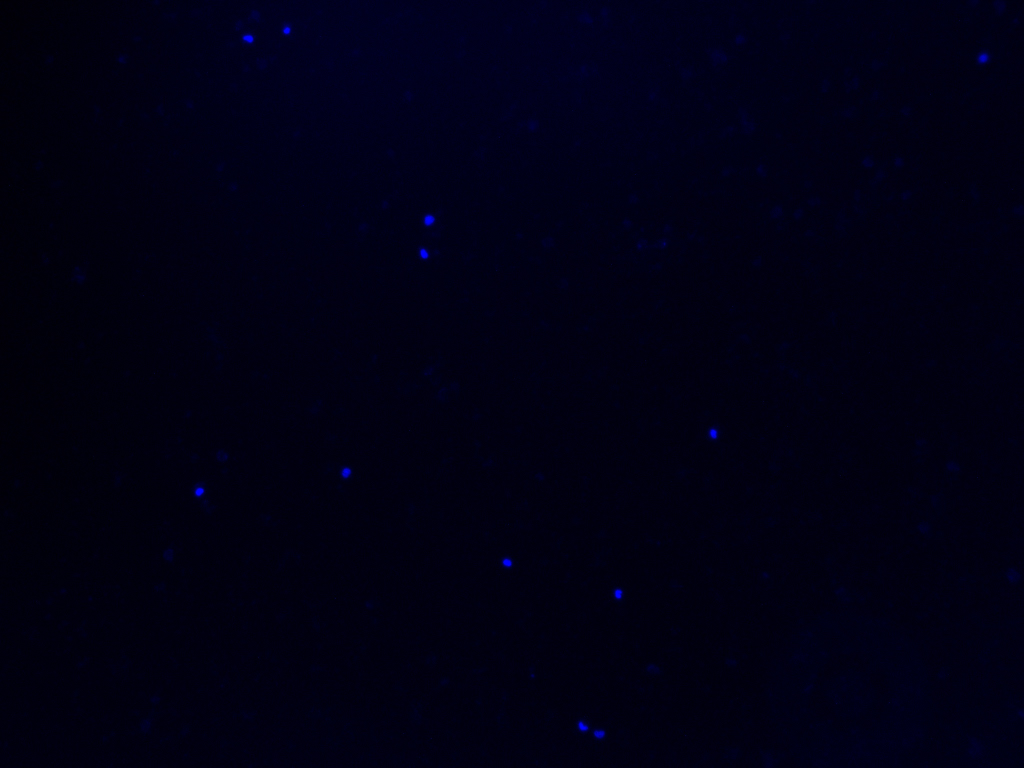
#> input picture Cell_Death/Code_sample/original/sunitinib triplicate1 wt concen2_0000.jpg, 2048 x 1536 px (shown at 1/2 size)
$ python process.py --input_file '../../Cell_Death/Code_sample/original/sunitinib triplicate1 wt concen2_0000.jpg'
#> lines starting #> are read from the running program, lines starting #| are printed output that depends on the picture
import os
import cv2
import copy
import numpy as np

from skimage import io
from argparse import ArgumentParser

def Makedirs(d):
    if not os.path.exists(d):
        os.makedirs(d)

DEBUG = False

def GetAnswer(input_file, seg_file, output_file, process_id):
    Makedirs(f"./tmp/tmp_{process_id}")

    if DEBUG: print("Transfering images forward")
    img_in_1 = cv2.imread(input_file, cv2.IMREAD_GRAYSCALE)
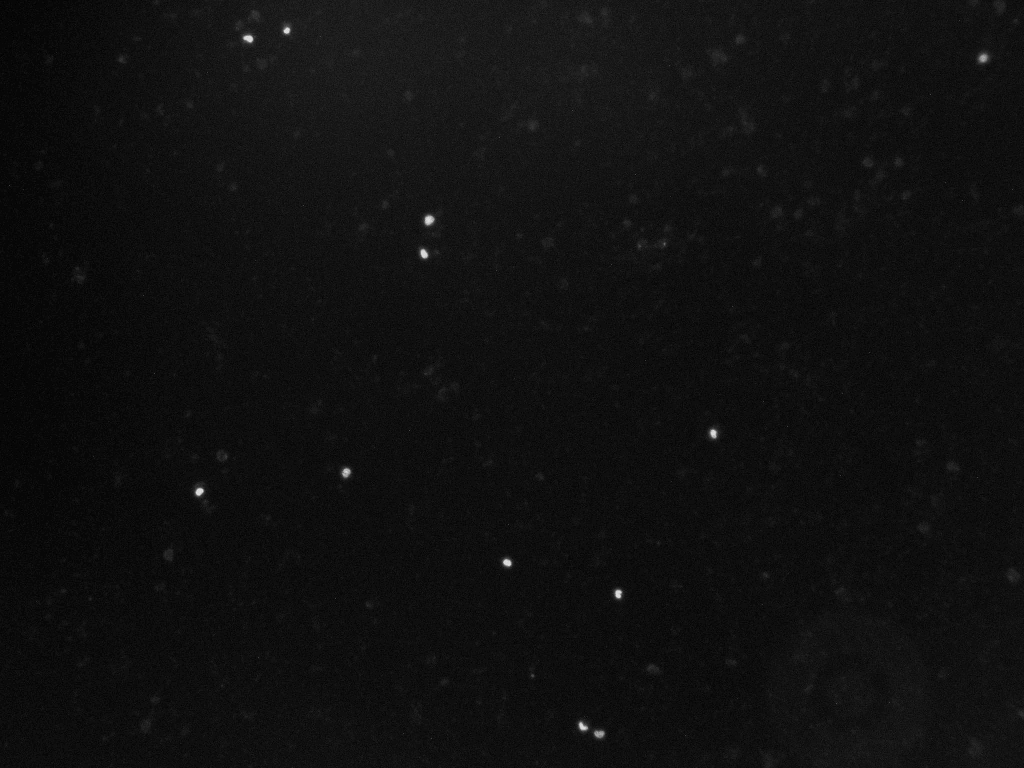
#> img_in_1: shape (1536, 2048) (shown at 1/2 size); min 0, max 34, mean 2.2; drawn with min black and max white

    sz_x, sz_y = img_in_1.shape
#> sz_x = 1536; sz_y = 2048
    sz_min = min(sz_x, sz_y)
#> sz_min = 1536
    dx, dy = (sz_x - sz_min) // 2, (sz_y - sz_min) // 2
#> dx = 0; dy = 256
    img_in_1 = img_in_1[dx:sz_x - dx, dy:sz_y - dy]
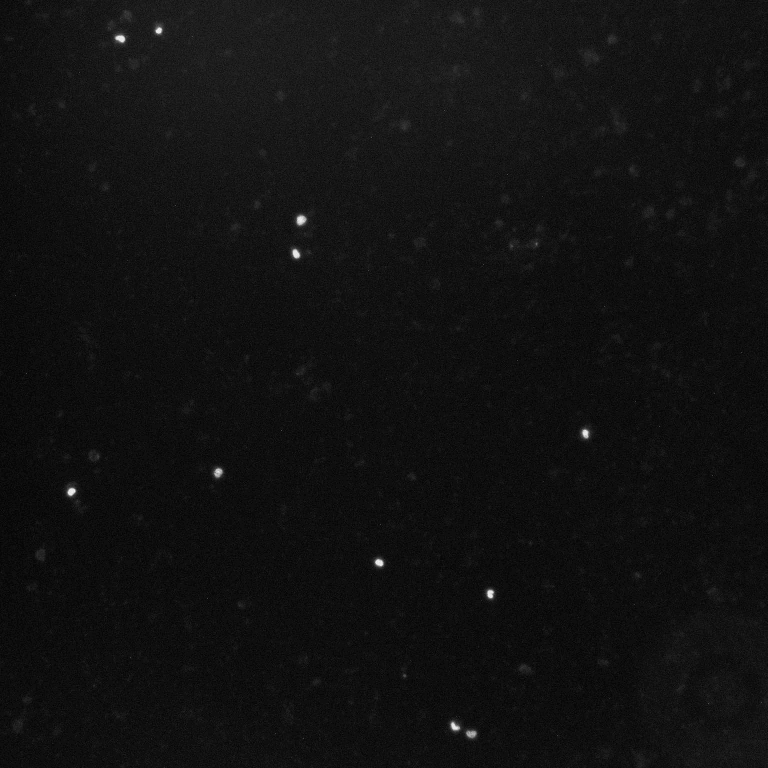
#> img_in_1: shape (1536, 1536) (shown at 1/2 size); min 0, max 32, mean 2.3; drawn with min black and max white

    img_in_2 = cv2.imread(seg_file)

#> (the run stopped early here; a loop or call above may not have finished)

$ run again, on Cell_Death/Code_sample/original/sunitinib triplicate1 wt concen4_0000.jpg
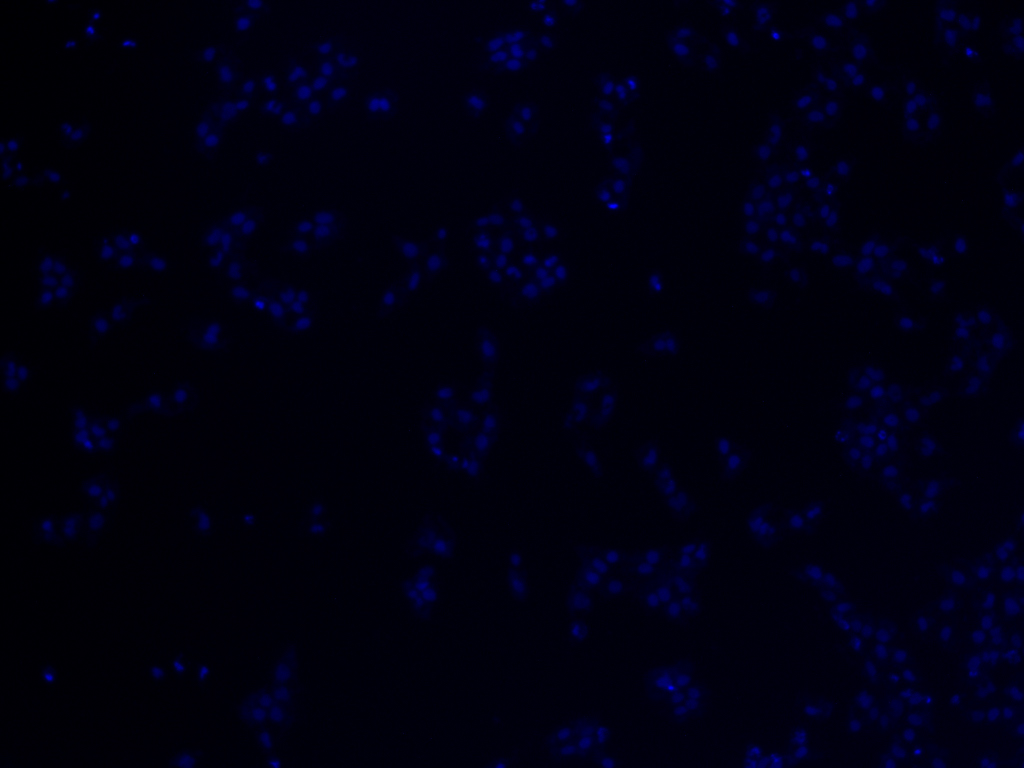
#> input picture Cell_Death/Code_sample/original/sunitinib triplicate1 wt concen4_0000.jpg, 2048 x 1536 px (shown at 1/2 size)
#> in GetAnswer, `img_in_1 = cv2.imread(input_file, cv2.IMREAD_GRAYSCALE)`:
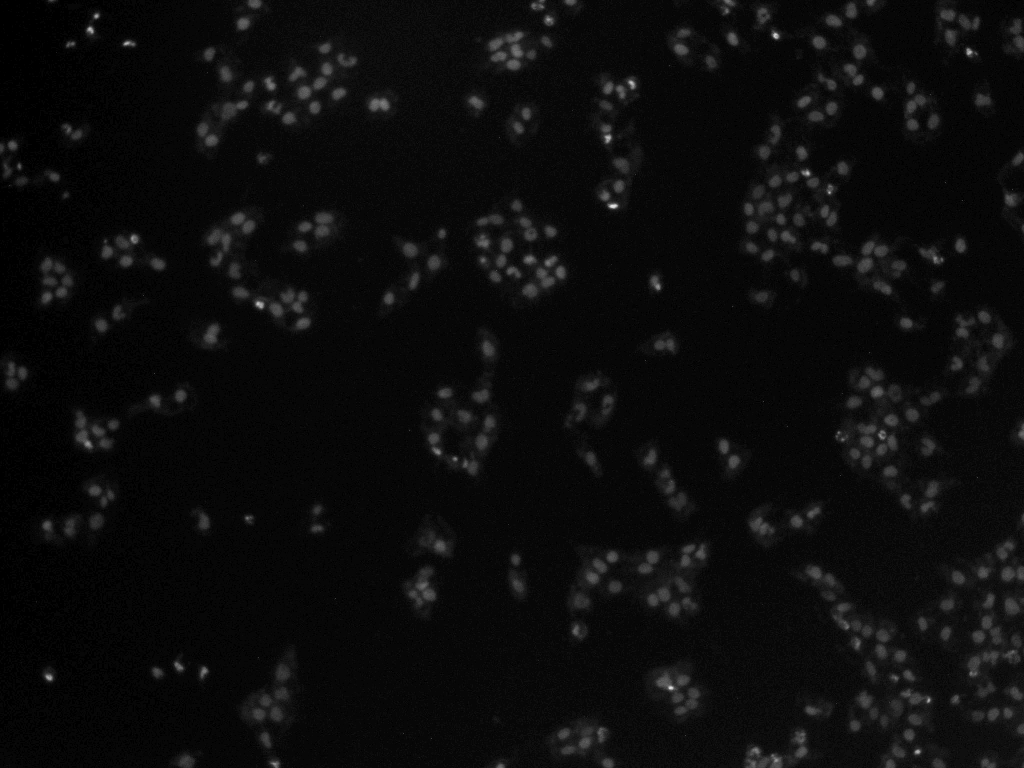
#> img_in_1: shape (1536, 2048) (shown at 1/2 size); min 0, max 33, mean 1.6; drawn with min black and max white
#> in GetAnswer, `img_in_1 = img_in_1[dx:sz_x - dx, dy:sz_y - dy]`:
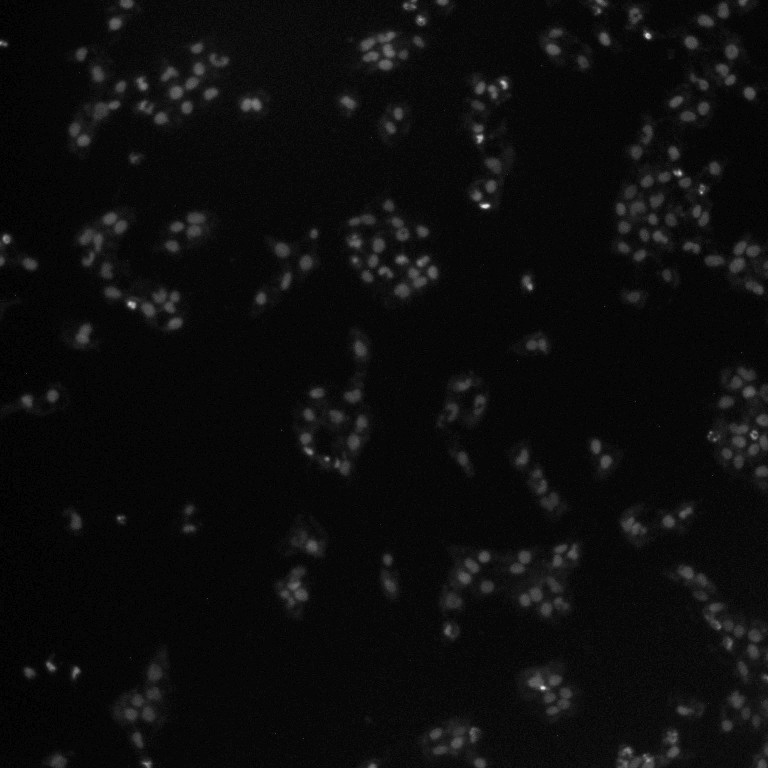
#> img_in_1: shape (1536, 1536) (shown at 1/2 size); min 0, max 32, mean 1.7; drawn with min black and max white

$ run again, on Cell_Death/Code_sample/original/sunitinib triplicate1 wt concen4_0001.jpg
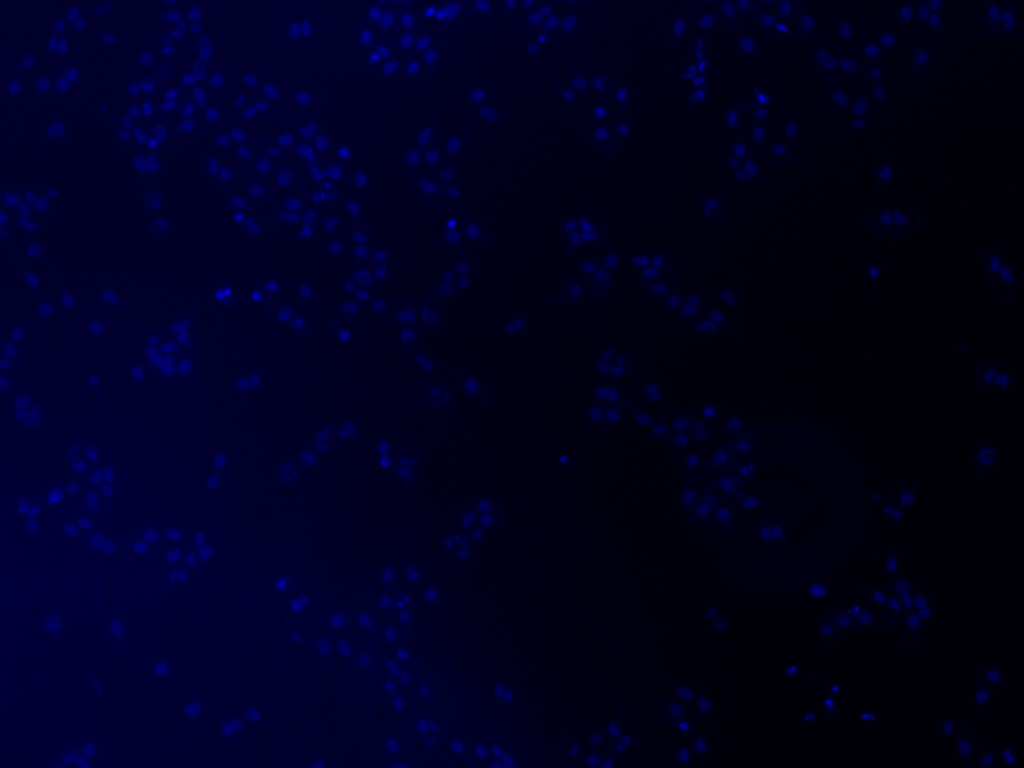
#> input picture Cell_Death/Code_sample/original/sunitinib triplicate1 wt concen4_0001.jpg, 2048 x 1536 px (shown at 1/2 size)
#> in GetAnswer, `img_in_1 = cv2.imread(input_file, cv2.IMREAD_GRAYSCALE)`:
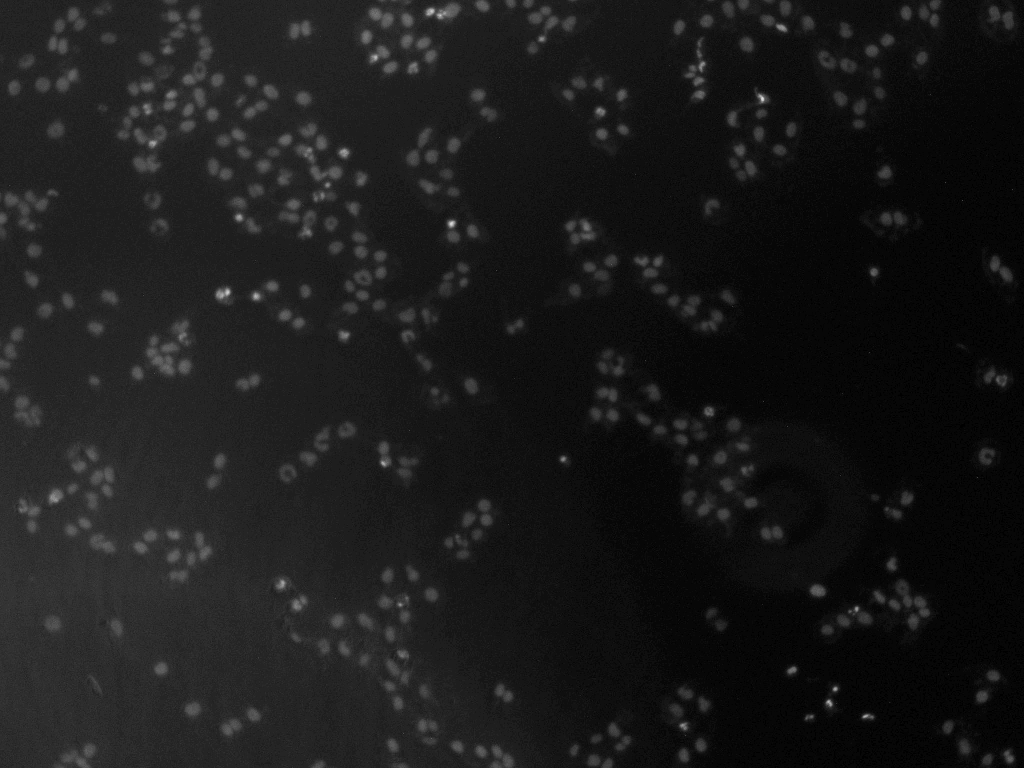
#> img_in_1: shape (1536, 2048) (shown at 1/2 size); min 0, max 34, mean 3.5; drawn with min black and max white
#> in GetAnswer, `img_in_1 = img_in_1[dx:sz_x - dx, dy:sz_y - dy]`:
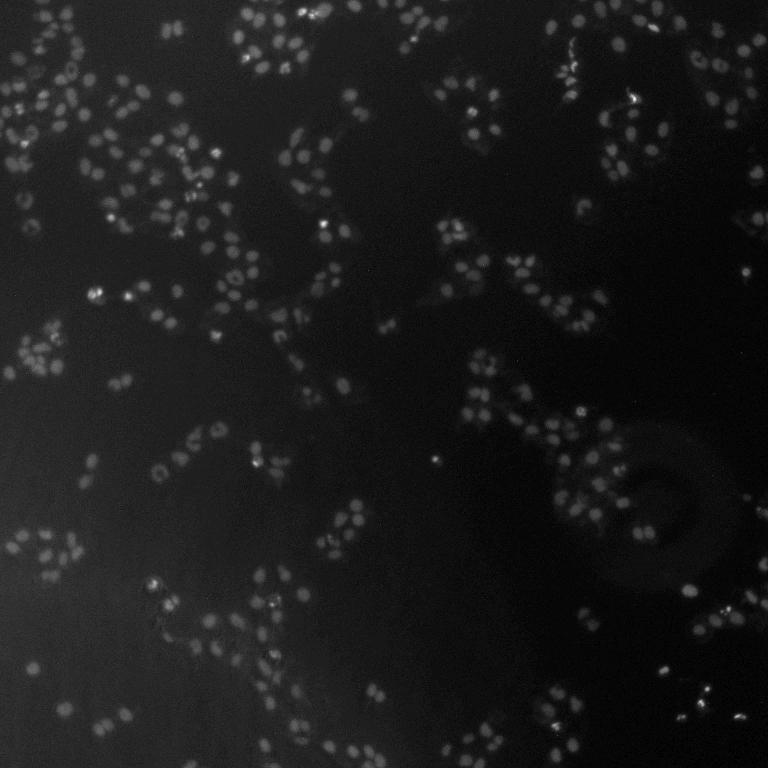
#> img_in_1: shape (1536, 1536) (shown at 1/2 size); min 0, max 32, mean 3.5; drawn with min black and max white

$ run again, on Cell_Death/Code_sample/original/sunitinib triplicate1 wt concen8_0000.jpg
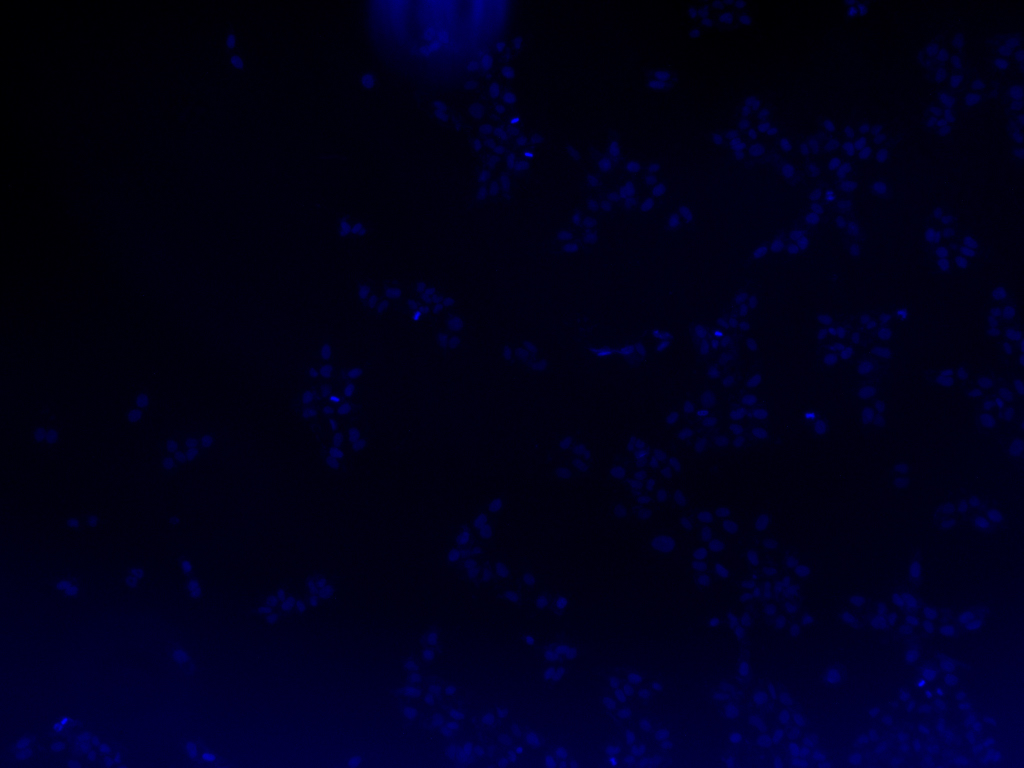
#> input picture Cell_Death/Code_sample/original/sunitinib triplicate1 wt concen8_0000.jpg, 2048 x 1536 px (shown at 1/2 size)
#> in GetAnswer, `img_in_1 = cv2.imread(input_file, cv2.IMREAD_GRAYSCALE)`:
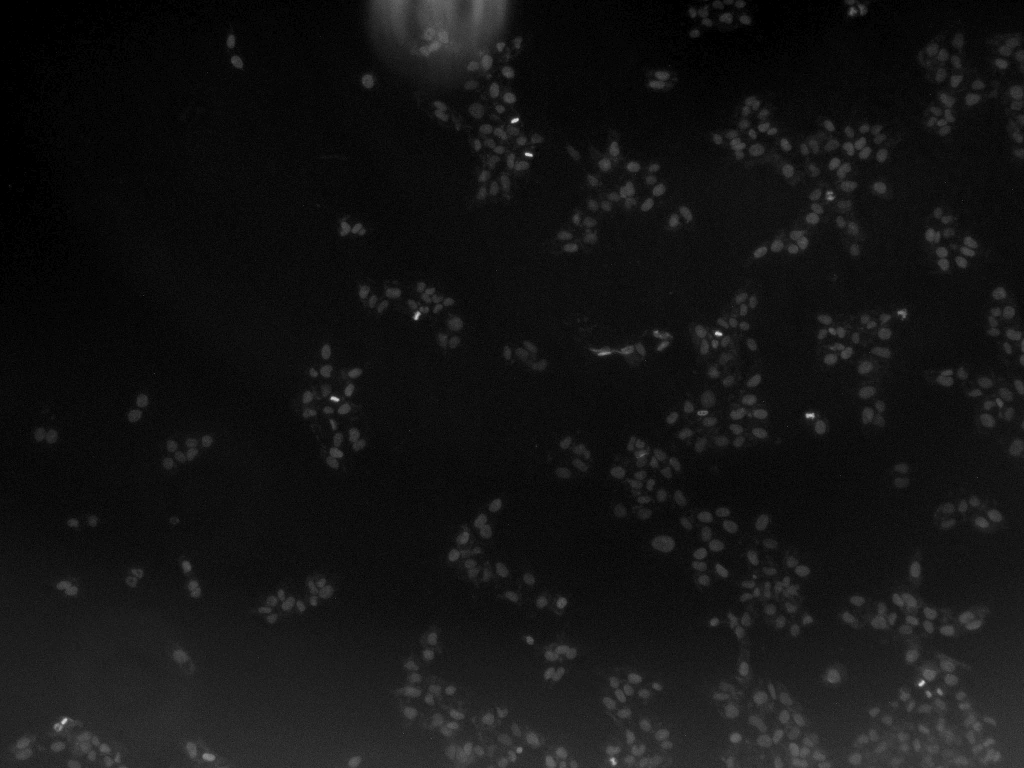
#> img_in_1: shape (1536, 2048) (shown at 1/2 size); min 0, max 36, mean 2.8; drawn with min black and max white
#> in GetAnswer, `img_in_1 = img_in_1[dx:sz_x - dx, dy:sz_y - dy]`:
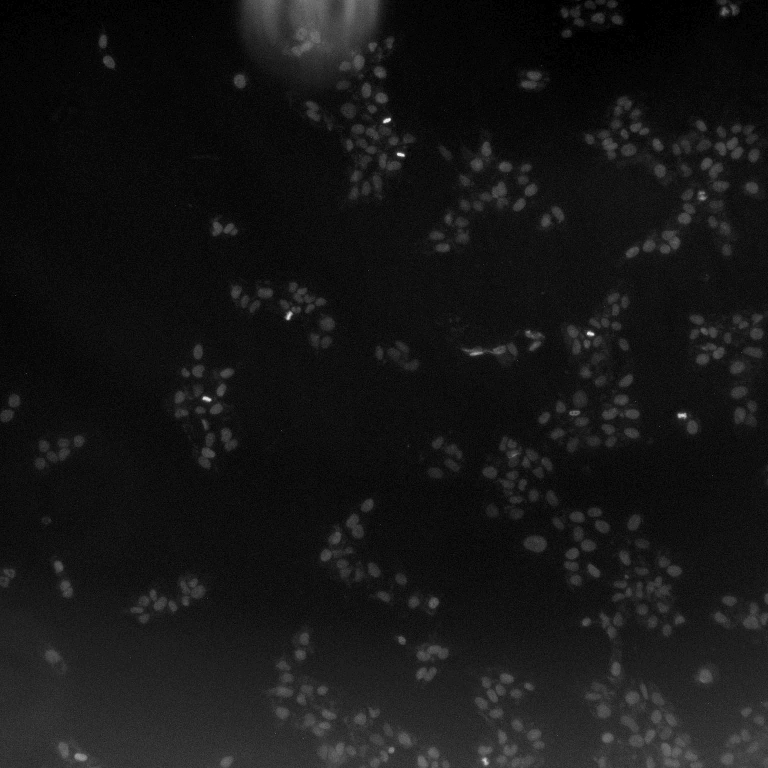
#> img_in_1: shape (1536, 1536) (shown at 1/2 size); min 0, max 32, mean 2.9; drawn with min black and max white
